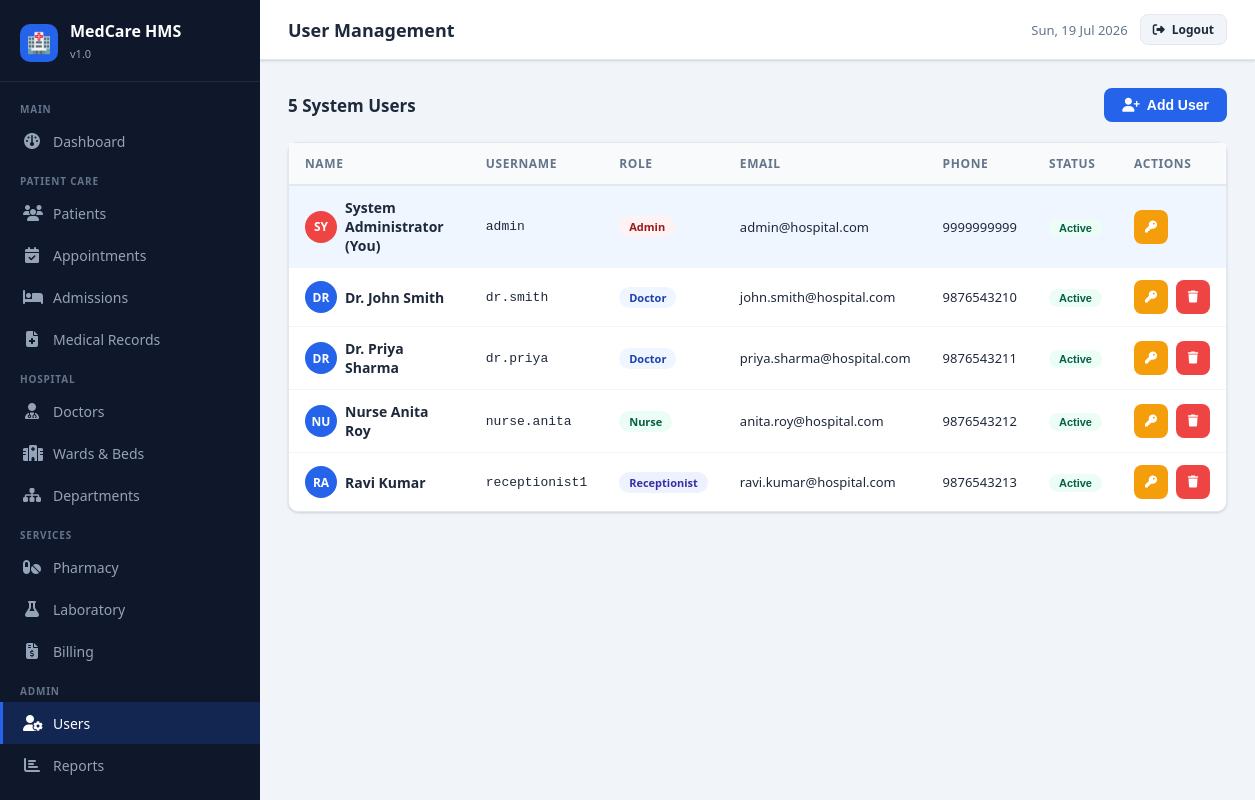
/users.php (signed in), run on the app's committed database.
### tables this page shows
CREATE TABLE users (
    id INT AUTO_INCREMENT PRIMARY KEY,
    username VARCHAR(50) UNIQUE NOT NULL,
    password VARCHAR(255) NOT NULL,
    full_name VARCHAR(100) NOT NULL,
    email VARCHAR(100) UNIQUE NOT NULL,
    role ENUM('admin','doctor','nurse','receptionist','pharmacist','lab_tech') NOT NULL,
    phone VARCHAR(20),
    is_active TINYINT(1) DEFAULT 1,
    created_at TIMESTAMP DEFAULT CURRENT_TIMESTAMP
);

### public/users.php (the view, shortened to what this page needs)
<?php
require_once __DIR__ . '/../includes/header.php';
$db = getDB();
$users = $db->query("SELECT * FROM users ORDER BY role,full_name")->fetchAll();
$role_colors = ['admin'=>'badge-danger','doctor'=>'badge-primary','nurse'=>'badge-success','receptionist'=>'badge-info','pharmacist'=>'badge-warning','lab_tech'=>'badge-cyan'];
?>
<div class="section-header">
  <span class="section-title"><?= count($users) ?> System Users</span>
  <button onclick="document.getElementById('addUserModal').classList.add('active')" class="btn btn-primary"><i class="fa fa-user-plus"></i> Add User</button>
</div>
<div class="card"><div class="card-body" style="padding:0">
  <div class="table-container">
    <table>
      <thead><tr><th>Name</th><th>Username</th><th>Role</th><th>Email</th><th>Phone</th><th>Status</th><th>Actions</th></tr></thead>
      <tbody>
      <?php foreach($users as $u): ?>
      <tr style="<?= $u['id']==$_SESSION['user_id']?'background:#eff6ff':'' ?>">
        <td>
          <div class="flex flex-center gap-2">
            <div class="avatar" style="width:32px;height:32px;font-size:12px;background:<?= $u['role']==='admin'?'var(--danger)':'var(--primary)' ?>"><?= strtoupper(substr($u['full_name'],0,2)) ?></div>
            <strong><?= htmlspecialchars($u['full_name']) ?><?= $u['id']==$_SESSION['user_id']?' (You)':'' ?></strong>
          </div>
        </td>
        <td style="font-family:monospace;font-size:13px"><?= htmlspecialchars($u['username']) ?></td>
        <td><span class="badge <?= $role_colors[$u['role']] ?? 'badge-secondary' ?>"><?= str_replace('_',' ', ucfirst($u['role'])) ?></span></td>
        <td style="font-size:13px"><?= htmlspecialchars($u['email']) ?></td>
        <td style="font-size:13px"><?= $u['phone'] ?: '—' ?></td>
        <td>
          <form method="POST" style="display:inline">
            <button type="submit" class="badge <?= $u['is_active']?'badge-success':'badge-danger' ?>" style="border:none;cursor:pointer"><?= $u['is_active']?'Active':'Inactive' ?></button>
          </form>
        </td>
        <td>
          <div class="flex gap-2">
            <button onclick="showResetModal(<?=$u['id']?>,'<?= htmlspecialchars($u['full_name'],ENT_QUOTES) ?>')" class="btn btn-warning btn-sm btn-icon" title="Reset Password"><i class="fa fa-key"></i></button>
            <?php if ($u['id'] != $_SESSION['user_id']): ?>
            <form method="POST" style="display:inline" onsubmit="return confirm('Delete user?')">
              <button type="submit" class="btn btn-danger btn-sm btn-icon"><i class="fa fa-trash"></i></button>
            </form>
            <?php endif; ?>
          </div>
        </td>
      </tr>
      <?php endforeach; ?>
      </tbody>
    </table>
  </div>
</div></div>
<?php require_once __DIR__ . '/../includes/footer.php'; ?>

### public/css/style.css (style rules this page uses)
:root { --primary: #2563eb; --primary-dark: #1d4ed8; --primary-light: #eff6ff; --secondary: #0f172a; --accent: #06b6d4; --success: #10b981; --warning: #f59e0b; --danger: #ef4444; --info: #6366f1; --bg: #f1f5f9; --card: #ffffff; --sidebar: #0f172a; --sidebar-hover: #1e293b; --text: #1e293b; --text-muted: #64748b; --border: #e2e8f0; --shadow: 0 1px 3px rgba(0,0,0,.1),0 1px 2px rgba(0,0,0,.06); --shadow-lg: 0 10px 15px -3px rgba(0,0,0,.1),0 4px 6px -2px rgba(0,0,0,.05); --radius: 10px; --font: 'Segoe UI', system-ui, sans-serif; }
* { box-sizing:border-box;margin:0;padding:0 }
body { font-family:var(--font);background:var(--bg);color:var(--text);min-height:100vh }
.avatar { width:34px;height:34px;border-radius:50%;background:var(--primary);display:flex;align-items:center;justify-content:center;font-weight:700;font-size:13px;color:#fff;flex-shrink:0 }
.card { background:var(--card);border-radius:var(--radius);box-shadow:var(--shadow);border:1px solid var(--border) }
.card-body { padding:20px 22px }
.table-container { overflow-x:auto }
table { width:100%;border-collapse:collapse;font-size:14px }
thead th { background:#f8fafc;padding:12px 16px;text-align:left;font-weight:600;font-size:12px;text-transform:uppercase;letter-spacing:.05em;color:var(--text-muted);border-bottom:2px solid var(--border) }
tbody td { padding:12px 16px;border-bottom:1px solid #f1f5f9;vertical-align:middle }
tbody tr:last-child td { border-bottom:none }
.badge { display:inline-flex;align-items:center;padding:3px 10px;border-radius:20px;font-size:11px;font-weight:600;white-space:nowrap }
.badge-success { background:#ecfdf5;color:#065f46 }
.badge-danger { background:#fef2f2;color:#991b1b }
.badge-info { background:#eef2ff;color:#3730a3 }
.badge-primary { background:#eff6ff;color:#1e40af }
.btn { display:inline-flex;align-items:center;gap:7px;padding:9px 18px;border-radius:8px;font-size:14px;font-weight:600;cursor:pointer;border:none;transition:.15s;white-space:nowrap }
.btn-primary { background:var(--primary);color:#fff }
.btn-danger { background:var(--danger);color:#fff }
.btn-warning { background:var(--warning);color:#fff }
.btn-sm { padding:6px 12px;font-size:12px }
.btn-icon { width:34px;height:34px;padding:0;justify-content:center }
.section-header { display:flex;align-items:center;justify-content:space-between;margin-bottom:20px }
.section-title { font-size:17px;font-weight:700 }
.flex { display:flex }
.flex-center { align-items:center }
.gap-2 { gap:8px }

### data on the page
users: full_name "SY", full_name "System Administrator", shows "(You)", username "admin", role "Admin", email "admin@hospital.com", phone "9999999999", is_active "Active"
users: full_name "DR", full_name "Dr. John Smith", username "dr.smith", role "Doctor", email "john.smith@hospital.com", phone "9876543210", is_active "Active"
users: full_name "DR", full_name "Dr. Priya Sharma", username "dr.priya", role "Doctor", email "priya.sharma@hospital.com", phone "9876543211", is_active "Active"
users: full_name "NU", full_name "Nurse Anita Roy", username "nurse.anita", role "Nurse", email "anita.roy@hospital.com", phone "9876543212", is_active "Active"
users: full_name "RA", full_name "Ravi Kumar", username "receptionist1", role "Receptionist", email "ravi.kumar@hospital.com", phone "9876543213", is_active "Active"

### other printed values
$page_title "User Management"
count($users) "5"
